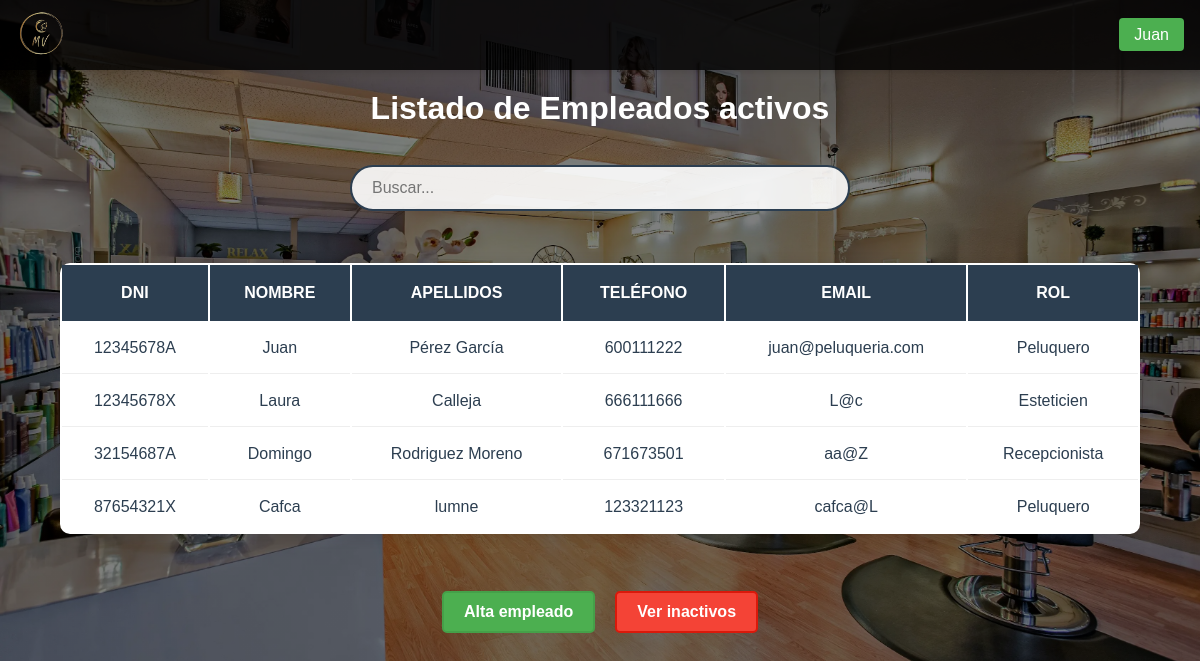
/paginas/empleados.php (signed in), run on an earlier commit of the app's database.
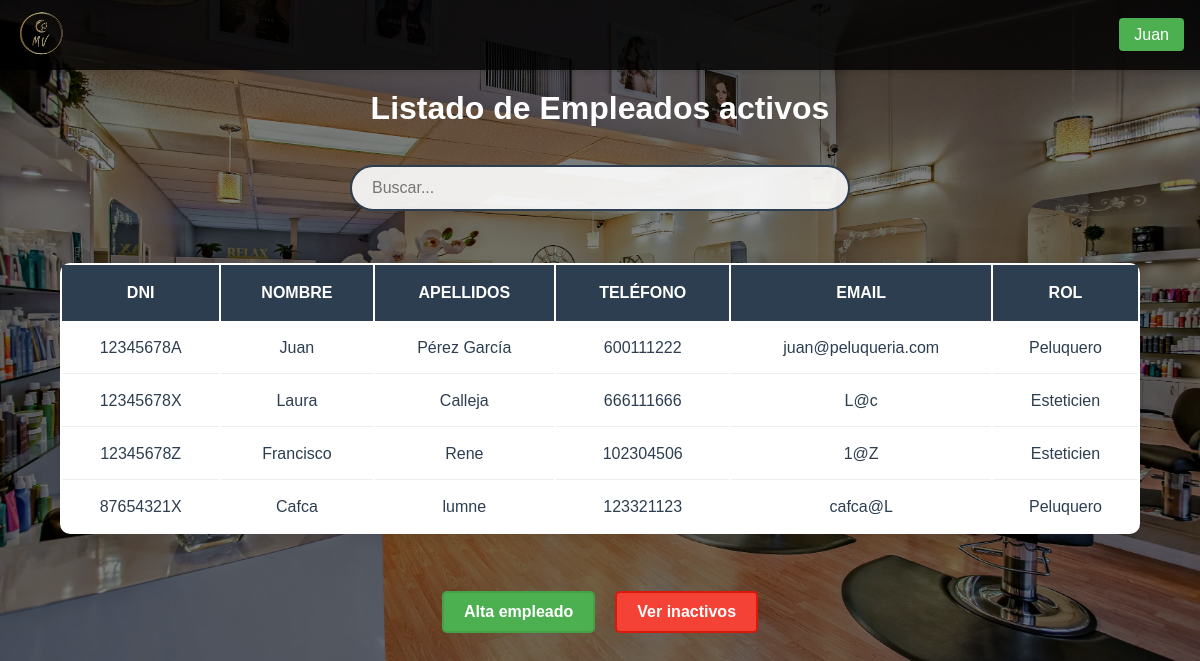
And on a later commit of the database.
### tables this page shows
CREATE TABLE `empleados` (
  `dni` varchar(20) NOT NULL,
  `nombre` varchar(100) NOT NULL,
  `apellidos` varchar(100) NOT NULL,
  `telefono` varchar(15) DEFAULT NULL,
  `email` varchar(100) DEFAULT NULL,
  `id_rol` int DEFAULT NULL,
  `contraseña` varchar(255) NOT NULL,
  `es_admin` tinyint(1) NOT NULL DEFAULT '0',
  `activo` tinyint(1) DEFAULT '1',
  PRIMARY KEY (`dni`),
  KEY `id_rol` (`id_rol`),
  CONSTRAINT `empleados_ibfk_1` FOREIGN KEY (`id_rol`) REFERENCES `roles` (`id_rol`)
);

CREATE TABLE `roles` (
  `id_rol` int NOT NULL AUTO_INCREMENT,
  `nombre_rol` varchar(50) NOT NULL,
  PRIMARY KEY (`id_rol`)
);

### funcionalidades/verificar_admin.php (called while the page is built, shortened)
<?php
function esAdministrador($conn) {
    try {
        $stmt = $conn->prepare("SELECT es_admin FROM empleados WHERE dni = :dni AND activo = 1");
        $stmt->execute([':dni' => $_SESSION['dni']]);
        return ($stmt->fetch(PDO::FETCH_COLUMN) == 1);
    } catch (PDOException $e) {
        error_log("Error verificando admin: " . $e->getMessage());
        return false;
    }
}

### paginas/empleados.php (the view, shortened to what this page needs)
<!DOCTYPE html>
<html lang="es">
<head>
    <link rel="stylesheet" href="/TFGPeluqueria/css/styles.css">
</head>
<body>
    <?php
        require_once $_SERVER['DOCUMENT_ROOT'] . '/TFGPeluqueria/funcionalidades/conexion.php';
        require_once $_SERVER['DOCUMENT_ROOT'] . '/TFGPeluqueria/funcionalidades/verificar_admin.php';
        include $_SERVER['DOCUMENT_ROOT'] . '/TFGPeluqueria/plantillas/navbar.php';
        $esAdmin = esAdministrador($conn);
        $mostrar = $_GET['mostrar'] ?? 'activos';
        $condicion = ($mostrar === 'inactivos') ? 'e.activo = 0' : 'e.activo = 1';
        $empleados = [];
        try {
            $sql = "SELECT e.dni, e.nombre, e.apellidos, e.telefono, e.email, r.nombre_rol
                    FROM empleados e
                    INNER JOIN roles r ON e.id_rol = r.id_rol
                    WHERE $condicion";
            $stmt = $conn->query($sql);
            $empleados = $stmt->fetchAll(PDO::FETCH_ASSOC);
        } catch (PDOException $e) {
            error_log("Error al obtener empleados: " . $e->getMessage());
        }
    ?>
    <div class="contenedor-principal">
        <h1>Listado de Empleados <?= $mostrar === 'activos' ? 'activos' : 'inactivos' ?></h1>
        <br>
	<div class="contenedor-busqueda">
                <input type="text" id="buscador-general" class="buscador-general input-busqueda"  placeholder="Buscar..." data-tabla=".tabla-scroll .tabla-citas">
	</div>
        <div class="tabla-scroll">
            <table class="tabla-citas">
                <thead>
                    <tr>
                        <th>DNI</th>
                        <th>Nombre</th>
                        <th>Apellidos</th>
                        <th>Teléfono</th>
                        <th>Email</th>
                        <th>Rol</th>
                    </tr>
                </thead>
                <tbody>
                    <?php foreach ($empleados as $empleado): ?>
                        <tr <?= $esAdmin ? 'onclick="window.location=\'editar_empleado.php?dni=' . htmlspecialchars($empleado['dni']) . '\'"' : '' ?>
                        class="<?= $esAdmin ? 'clickable-row' : '' ?>">
                            <td><?= htmlspecialchars($empleado['dni']) ?></td>
                            <td><?= htmlspecialchars($empleado['nombre']) ?></td>
                            <td><?= htmlspecialchars($empleado['apellidos']) ?></td>
                            <td><?= htmlspecialchars($empleado['telefono']) ?></td>
                            <td><?= htmlspecialchars($empleado['email']) ?></td>
                            <td><?= htmlspecialchars($empleado['nombre_rol']) ?></td>
                        </tr>
                    <?php endforeach; ?>
                </tbody>
            </table>
        </div>
        <div class="contenedor-botones">
            <?php if ($esAdmin): ?>
                <a href="/TFGPeluqueria/paginas/registro_empleados.php" class="boton-alta">Alta empleado</a>
                <a href="empleados.php?mostrar=<?= $mostrar === 'activos' ? 'inactivos' : 'activos' ?>" class="boton-baja">
                    <?= $mostrar === 'activos' ? 'Ver inactivos' : 'Ver activos' ?>
                </a>
            <?php endif; ?>
        </div>
    </div>
</body>
</html>

What changed in the data, as far as the page shows it:
no longer on this page (row edited): empleados: dni "32154687A", nombre "Domingo", apellidos "Rodriguez Moreno", telefono "671673501", email "aa@Z", id_rol.nombre_rol "Recepcionista"
now on this page (row edited): empleados: dni "12345678Z", nombre "Francisco", apellidos "Rene", telefono "102304506", email "1@Z", id_rol.nombre_rol "Esteticien"
